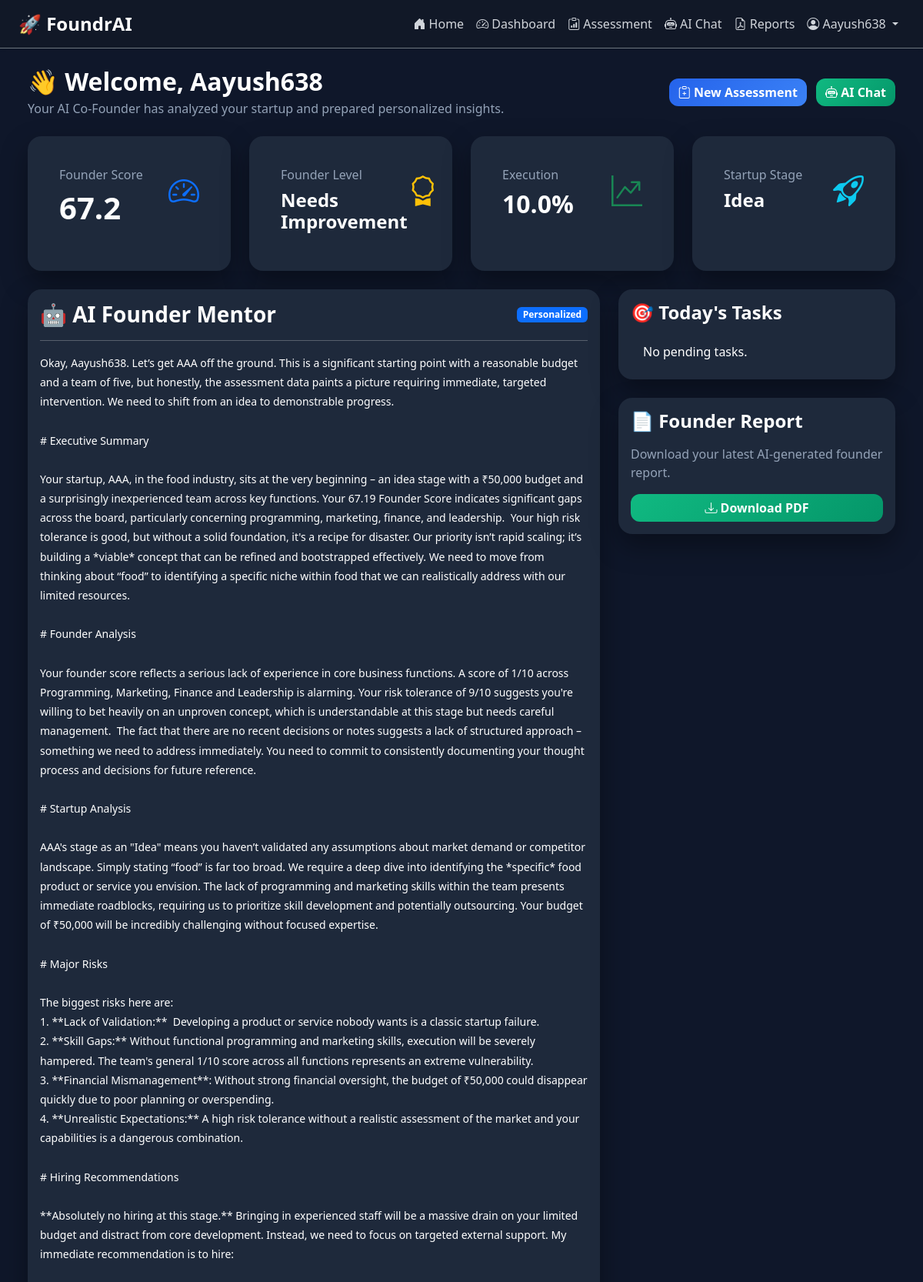
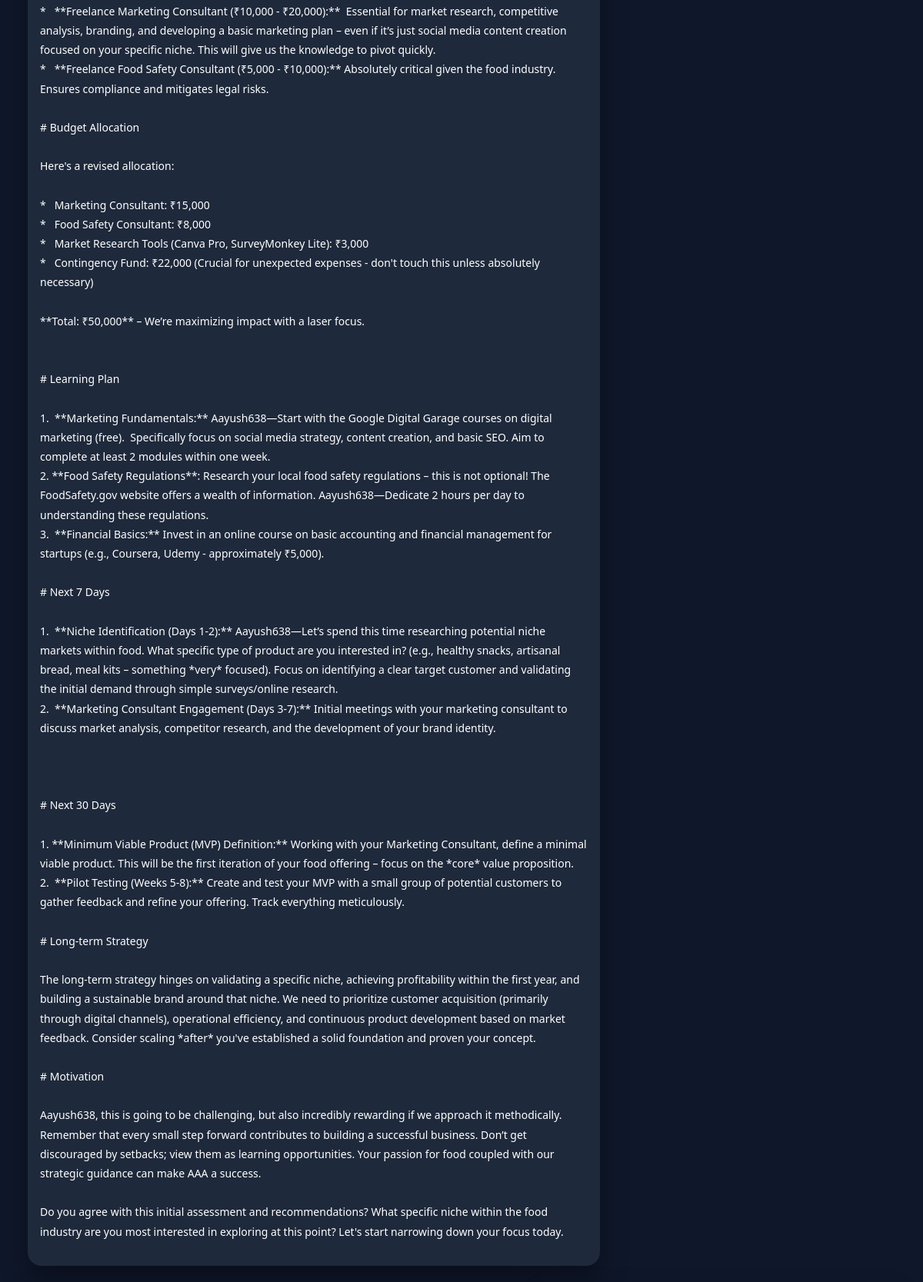
/dashboard (signed in, upper part), run on the app's committed database (2 pictures, top to bottom).
### src/models/user.py (models this page shows, shortened)
class User(UserMixin, db.Model):
    assessments = db.relationship(
    "Assessment",
    backref="user",
    lazy=True,
    cascade="all, delete-orphan"
)
    __tablename__ = "users"
    id = db.Column(
        db.Integer,
        primary_key=True
    )
    username = db.Column(
        db.String(100),
        unique=True,
        nullable=False
    )
    email = db.Column(
        db.String(150),
        unique=True,
        nullable=False
    )
    password = db.Column(
        db.String(255),
        nullable=False
    )
    startup_name = db.Column(
        db.String(150),
        default=""
    )
    industry = db.Column(
        db.String(100),
        default=""
    )
    role = db.Column(
        db.String(20),
        nullable=False,
        default="founder"
    )
    is_active_user = db.Column(
        db.Boolean,
        nullable=False,
        default=True
    )
    last_login = db.Column(
        db.DateTime
    )
    created_at = db.Column(
        db.DateTime,
        server_default=db.func.now()
    )

### src/models/assessment.py (models this page shows, shortened)
class Assessment(db.Model):
    __tablename__ = "assessments"
    id = db.Column(
        db.Integer,
        primary_key=True
    )
    user_id = db.Column(
        db.Integer,
        db.ForeignKey("users.id"),
        nullable=False
    )
    age = db.Column(
        db.Integer,
        nullable=False
    )
    education = db.Column(
        db.String(100),
        nullable=False
    )
    occupation = db.Column(
        db.String(100),
        nullable=False
    )
    startup_stage = db.Column(
        db.String(50),
        nullable=False
    )
    budget = db.Column(
        db.Integer,
        nullable=False
    )
    team_size = db.Column(
        db.Integer,
        nullable=False
    )
    programming = db.Column(
        db.Integer,
        nullable=False
    )
    marketing = db.Column(
        db.Integer,
        nullable=False
    )
    finance = db.Column(
        db.Integer,
        nullable=False
    )
    leadership = db.Column(
        db.Integer,
        nullable=False
    )
    communication = db.Column(
        db.Integer,
        nullable=False
    )
    problem_solving = db.Column(
        db.Integer,
        nullable=False
    )
    risk_tolerance = db.Column(
        db.Integer,
        nullable=False
    )
    founder_score = db.Column(
        db.Float,
        nullable=False
    )
    ai_advice = db.Column(
        db.Text,
        nullable=False
    )
    report_path = db.Column(
        db.String(255)
    )
    success_probability = db.Column(
        db.Float,
        default=0
    )
    founder_level = db.Column(
        db.String(50),
        default="Beginner"
    )
    execution_readiness = db.Column(
        db.Float,
        default=0
    )
    created_at = db.Column(
        db.DateTime,
        server_default=db.func.now()
    )
    updated_at = db.Column(
        db.DateTime,
        server_default=db.func.now(),
        onupdate=db.func.now()
    )

### src/routes/main_routes.py (the view, shortened to what this page needs)
@main.route("/dashboard")
@login_required
def dashboard():
    latest = (
        Assessment.query
        .filter_by(
            user_id=current_user.id
        )
        .order_by(
            Assessment.created_at.desc()
        )
        .first()
    )
    founder = {
        "name": current_user.username,
        "startup_stage": latest.startup_stage,
        "score": latest.founder_score,
        "programming": latest.programming,
        "marketing": latest.marketing,
        "finance": latest.finance,
        "leadership": latest.leadership,
        "communication": latest.communication,
        "problem_solving": latest.problem_solving,
        "risk_tolerance": latest.risk_tolerance,
        "ai_advice": latest.ai_advice,
        "report_path": latest.report_path
    }
    return render_template(
        "dashboard.html",
        founder=founder,
        progress=calculate_progress(
            founder
        ),
        tasks=generate_tasks(
            founder
        ),
        timeline=generate_timeline(
            load_memory(current_user.username)
        )
    )

### app.py (called while the page is built)
@login_manager.user_loader
def load_user(user_id):
    return User.query.get(int(user_id))

### src/core/progress_engine.py (called while the page is built)
def _safe_value(founder, key, default=0):
    try:
        return int(founder.get(key, default))
    except (ValueError, TypeError):
        return default

### src/core/timeline_engine.py (called while the page is built, shortened)
def generate_timeline(memory):
    timeline = []
    timeline.sort(
        key=lambda item: item["date"],
        reverse=True
    )
    return timeline

### src/services/memory_service.py (called while the page is built, shortened)
def _memory_path(username):
    return MEMORY_DIR / f"{username}.json"

def _default_memory():
    return {
        "profile": {},
        "startup": {},
        "assessments": [],
        "goals": [],
        "tasks": [],
        "timeline": [],
        "decisions": [],
        "notes": [],
        "reports": [],
        "recommendations": [],
        "chat_history": []
    }

def load_memory(username):
    path = _memory_path(username)
    if not path.exists():
        return _default_memory()

### templates/dashboard.html (shortened to what this page needs)
{% extends "base.html" %}
{% block content %}
<div class="container-fluid fade-in">
    <div class="row align-items-center mb-4">
        <div class="col-lg-8">
            <h2 class="fw-bold mb-1">
                👋 Welcome, {{ founder.name or "Founder" }}
            </h2>
            <p class="text-secondary mb-0">
                Your AI Co-Founder has analyzed your startup and prepared personalized insights.
            </p>
        </div>
        <div class="col-lg-4 text-lg-end mt-3 mt-lg-0">
            <a href="/assessment" class="btn btn-primary me-2">
                <i class="bi bi-clipboard-plus"></i>
                New Assessment
            </a>
            <a href="/chat" class="btn btn-success">
                <i class="bi bi-robot"></i>
                AI Chat
            </a>
        </div>
    </div>
    <div class="row g-4 mb-4">
        <div class="col-lg-3 col-md-6">
            <div class="card stat-card h-100">
                <div class="card-body">
                    <div class="d-flex justify-content-between">
                        <div>
                            <h6 class="text-secondary">
                                Founder Score
                            </h6>
                            <h1>
                                {{ founder.score|default(0)|round(1) }}
                            </h1>
                        </div>
                        <i class="bi bi-speedometer2 fs-1 text-primary"></i>
                    </div>
                </div>
            </div>
        </div>
        <div class="col-lg-3 col-md-6">
            <div class="card stat-card h-100">
                <div class="card-body">
                    <div class="d-flex justify-content-between">
                        <div>
                            <h6 class="text-secondary">
                                Founder Level
                            </h6>
                            <h4>
                                {{ progress.founder_level|default("N/A") }}
                            </h4>
                        </div>
                        <i class="bi bi-award fs-1 text-warning"></i>
                    </div>
                </div>
            </div>
        </div>
        <div class="col-lg-3 col-md-6">
            <div class="card stat-card h-100">
                <div class="card-body">
                    <div class="d-flex justify-content-between">
                        <div>
                            <h6 class="text-secondary">
                                Execution
                            </h6>
                            <h2>
                                {{ progress.execution_readiness|default(0) }}%
                            </h2>
                        </div>
                        <i class="bi bi-graph-up-arrow fs-1 text-success"></i>
                    </div>
                </div>
            </div>
        </div>
        <div class="col-lg-3 col-md-6">
            <div class="card stat-card h-100">
                <div class="card-body">
                    <div class="d-flex justify-content-between">
                        <div>
                            <h6 class="text-secondary">
                                Startup Stage
                            </h6>
                            <h4>
                                {{ founder.startup_stage }}
                            </h4>
                        </div>
                        <i class="bi bi-rocket-takeoff fs-1 text-info"></i>
                    </div>
                </div>
            </div>
        </div>
    </div>
    <div class="row g-4 mb-4">
        <div class="col-lg-8">
            <div class="card h-100">
                <div class="card-body">
                    <div class="d-flex justify-content-between align-items-center mb-3">
                        <h3 class="mb-0">
                            🤖 AI Founder Mentor
                        </h3>
                        <span class="badge bg-primary">
                            Personalized
                        </span>
                    </div>
                    <hr>
                    <pre>{{ founder.ai_advice }}</pre>
                </div>
            </div>
        </div>
        <div class="col-lg-4">
            <div class="card mb-4">
                <div class="card-body">
                    <h4 class="mb-3">
                        🎯 Today's Tasks
                    </h4>
                    <div class="list-group list-group-flush">
                        {% if tasks.tasks %}
                            {% for task in tasks.tasks[:5] %}
                            <div class="list-group-item">
                                <div class="fw-semibold">
                                    {{ task.title }}
                                </div>
                                <small class="text-secondary">
                                    {{ task.priority }}
                                </small>
                            </div>
                            {% endfor %}
                        {% else %}
                            <div class="list-group-item">
                                No pending tasks.
                            </div>
                        {% endif %}
                    </div>
                </div>
            </div>
            <div class="card">
                <div class="card-body">
                    <h4 class="mb-3">
                        📄 Founder Report
                    </h4>
                    <p class="text-secondary">
                        Download your latest AI-generated founder report.
                    </p>
                    <a href="/{{ founder.report_path }}"
                       target="_blank"
                       class="btn btn-success w-100">
                        <i class="bi bi-download"></i>
                        Download PDF
                    </a>
                </div>
            </div>
        </div>
    </div>
    <div class="row g-4 mb-4">
    </div>
</div>
{% endblock %}

### templates/base.html (shortened to what this page needs)
<!DOCTYPE html>
<html lang="en">
<head>
    <link href="https://cdn.jsdelivr.net/npm/bootstrap@5.3.7/dist/css/bootstrap.min.css" rel="stylesheet">
    <link href="https://cdn.jsdelivr.net/npm/bootstrap-icons@1.11.3/font/bootstrap-icons.css" rel="stylesheet">
    <link rel="stylesheet" href="{{ url_for('static', filename='css/style.css') }}">
</head>
<body>
<nav class="navbar navbar-expand-lg navbar-dark bg-black border-bottom border-secondary shadow-sm">
    <div class="container-fluid px-4">
        <a class="navbar-brand fw-bold fs-4" href="/">
            🚀 FoundrAI
        </a>
        <div class="collapse navbar-collapse" id="navbar">
            <ul class="navbar-nav ms-auto align-items-lg-center">
                <li class="nav-item">
                    <a class="nav-link" href="/">
                        <i class="bi bi-house-door-fill"></i>
                        Home
                    </a>
                </li>
                {% if current_user.is_authenticated %}
                    <li class="nav-item">
                        <a class="nav-link" href="/dashboard">
                            <i class="bi bi-speedometer2"></i>
                            Dashboard
                        </a>
                    </li>
                    <li class="nav-item">
                        <a class="nav-link" href="/assessment">
                            <i class="bi bi-clipboard-data"></i>
                            Assessment
                        </a>
                    </li>
                    <li class="nav-item">
                        <a class="nav-link" href="/chat">
                            <i class="bi bi-robot"></i>
                            AI Chat
                        </a>
                    </li>
                    <li class="nav-item">
                        <a class="nav-link" href="/report">
                            <i class="bi bi-file-earmark-pdf"></i>
                            Reports
                        </a>
                    </li>
                    <li class="nav-item dropdown">
                        <a
                            class="nav-link dropdown-toggle"
                            href="#"
                            data-bs-toggle="dropdown">
                            <i class="bi bi-person-circle"></i>
                            {{ current_user.username }}
                        </a>
                    </li>
                {% endif %}
            </ul>
        </div>
    </div>
</nav>
<div class="container-fluid px-4 py-4">
    {% block content %}
    {% endblock %}
</div>
</body>
</html>

### static/css/style.css (style rules this page uses)
* { margin:0; padding:0; box-sizing:border-box; }
body { background:#0f172a; color:#ffffff; font-family:"Segoe UI",Tahoma,Geneva,Verdana,sans-serif; min-height:100vh; }
.navbar { background:#111827 !important; border-bottom:1px solid rgba(255,255,255,.08); }
.navbar-brand { font-size:1.5rem; font-weight:700; }
.nav-link { color:#d1d5db !important; transition:.3s; }
.card { background:#1e293b; border:none; border-radius:18px; color:white; overflow:hidden; transition:.35s; box-shadow:0 15px 35px rgba(0,0,0,.35); }
.btn { border-radius:12px; font-weight:600; }
.btn-primary { background:linear-gradient(135deg,#2563eb,#3b82f6); border:none; }
.btn-success { background:linear-gradient(135deg,#10b981,#059669); border:none; }
h1,h2,h3,h4,h5 { font-weight:700; }
.text-secondary { color:#94a3b8 !important; }
.list-group-item { background:#1e293b; color:white; border:1px solid #334155; }
.stat-card { padding:25px; }
.stat-card h1 { font-size:2.5rem; font-weight:800; }
pre { white-space:pre-wrap; font-family:inherit; line-height:1.8; }
.fade-in { animation:fade .6s ease; }

### data on the page
User: username "Aayush638"
Assessment: score "67.2", startup_stage "Idea", ai_advice "Okay, Aayush638. Let’s get AAA off the ground. This is a significant starting point with a reasonable budget and a team of five, but honestly, the assessment data paints a picture requiring immediate, targeted intervention. We need to shift from an idea to demonstrable progress. # Executive Summary Your startup, AAA, in the food industry, sits at the very beginning – an idea stage with a ₹50,000 budget and a surprisingly inexperienced team across key functions. Your 67.19 Founder Score indicates significant gaps across the board, particularly concerning programming, marketing, finance, and leadership. Your high risk tolerance is good, but without a solid foundation, it's a recipe for…"

### other printed values
{{ progress.founder_level|default("N/A") }} "Needs Improvement"
{{ progress.execution_readiness|default(0) }} "10.0"
